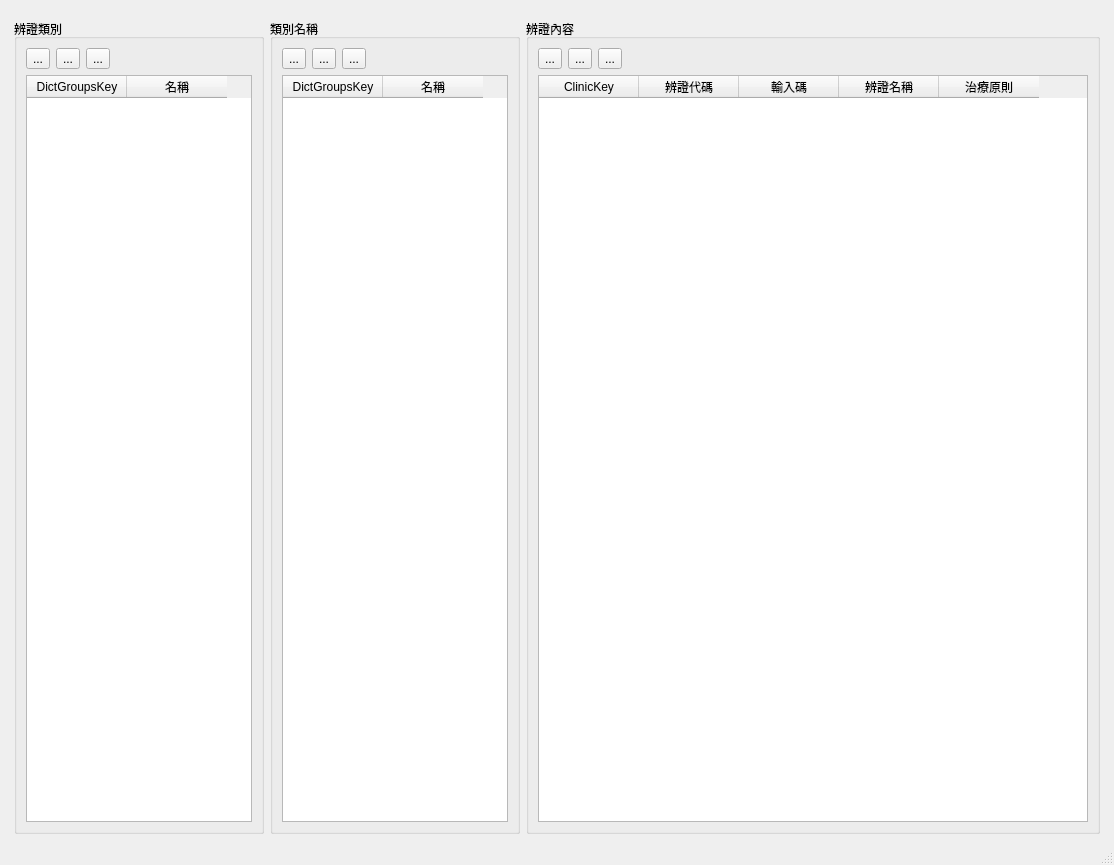
<?xml version="1.0" encoding="UTF-8"?>
<ui version="4.0">
 <class>Dict_distinguish</class>
 <widget class="QMainWindow" name="Dict_distinguish">
  <property name="geometry">
   <rect>
    <x>0</x>
    <y>0</y>
    <width>1114</width>
    <height>865</height>
   </rect>
  </property>
  <property name="windowTitle">
   <string>辨證資料</string>
  </property>
  <widget class="QWidget" name="centralwidget">
   <layout class="QHBoxLayout" name="horizontalLayout">
    <item>
     <layout class="QHBoxLayout" name="horizontalLayout_2">
      <property name="leftMargin">
       <number>5</number>
      </property>
      <property name="topMargin">
       <number>10</number>
      </property>
      <property name="rightMargin">
       <number>5</number>
      </property>
      <item>
       <widget class="QGroupBox" name="groupBox_dict_groups_type">
        <property name="maximumSize">
         <size>
          <width>250</width>
          <height>16777215</height>
         </size>
        </property>
        <property name="title">
         <string>辨證類別</string>
        </property>
        <layout class="QVBoxLayout" name="verticalLayout_4">
         <item>
          <layout class="QVBoxLayout" name="verticalLayout_3">
           <item>
            <layout class="QHBoxLayout" name="horizontalLayout_3">
             <item>
              <widget class="QToolButton" name="toolButton_add_dict_groups">
               <property name="text">
                <string>...</string>
               </property>
               <property name="icon">
                <iconset>
                 <normaloff>../icons/gtk-add.svg</normaloff>../icons/gtk-add.svg</iconset>
               </property>
              </widget>
             </item>
             <item>
              <widget class="QToolButton" name="toolButton_remove_dict_groups">
               <property name="text">
                <string>...</string>
               </property>
               <property name="icon">
                <iconset>
                 <normaloff>../icons/gtk-remove.svg</normaloff>../icons/gtk-remove.svg</iconset>
               </property>
              </widget>
             </item>
             <item>
              <widget class="QToolButton" name="toolButton_edit_dict_groups">
               <property name="text">
                <string>...</string>
               </property>
               <property name="icon">
                <iconset>
                 <normaloff>../icons/gtk-edit.svg</normaloff>../icons/gtk-edit.svg</iconset>
               </property>
              </widget>
             </item>
             <item>
              <spacer name="horizontalSpacer">
               <property name="orientation">
                <enum>Qt::Horizontal</enum>
               </property>
               <property name="sizeHint" stdset="0">
                <size>
                 <width>40</width>
                 <height>20</height>
                </size>
               </property>
              </spacer>
             </item>
            </layout>
           </item>
           <item>
            <widget class="QTableWidget" name="tableWidget_dict_groups">
             <property name="maximumSize">
              <size>
               <width>16777215</width>
               <height>16777215</height>
              </size>
             </property>
             <property name="editTriggers">
              <set>QAbstractItemView::NoEditTriggers</set>
             </property>
             <property name="selectionMode">
              <enum>QAbstractItemView::SingleSelection</enum>
             </property>
             <property name="selectionBehavior">
              <enum>QAbstractItemView::SelectRows</enum>
             </property>
             <column>
              <property name="text">
               <string>DictGroupsKey</string>
              </property>
             </column>
             <column>
              <property name="text">
               <string>名稱</string>
              </property>
             </column>
            </widget>
           </item>
          </layout>
         </item>
        </layout>
       </widget>
      </item>
      <item>
       <widget class="QGroupBox" name="groupBox_dict_groups_name">
        <property name="maximumSize">
         <size>
          <width>250</width>
          <height>16777215</height>
         </size>
        </property>
        <property name="title">
         <string>類別名稱</string>
        </property>
        <layout class="QVBoxLayout" name="verticalLayout_2">
         <item>
          <layout class="QVBoxLayout" name="verticalLayout">
           <item>
            <layout class="QHBoxLayout" name="horizontalLayout_4">
             <item>
              <widget class="QToolButton" name="toolButton_add_groups_name">
               <property name="text">
                <string>...</string>
               </property>
               <property name="icon">
                <iconset>
                 <normaloff>../icons/gtk-add.svg</normaloff>../icons/gtk-add.svg</iconset>
               </property>
              </widget>
             </item>
             <item>
              <widget class="QToolButton" name="toolButton_remove_groups_name">
               <property name="text">
                <string>...</string>
               </property>
               <property name="icon">
                <iconset>
                 <normaloff>../icons/gtk-remove.svg</normaloff>../icons/gtk-remove.svg</iconset>
               </property>
              </widget>
             </item>
             <item>
              <widget class="QToolButton" name="toolButton_edit_groups_name">
               <property name="text">
                <string>...</string>
               </property>
               <property name="icon">
                <iconset>
                 <normaloff>../icons/gtk-edit.svg</normaloff>../icons/gtk-edit.svg</iconset>
               </property>
              </widget>
             </item>
             <item>
              <spacer name="horizontalSpacer_2">
               <property name="orientation">
                <enum>Qt::Horizontal</enum>
               </property>
               <property name="sizeHint" stdset="0">
                <size>
                 <width>40</width>
                 <height>20</height>
                </size>
               </property>
              </spacer>
             </item>
            </layout>
           </item>
           <item>
            <widget class="QTableWidget" name="tableWidget_dict_groups_name">
             <property name="maximumSize">
              <size>
               <width>16777215</width>
               <height>16777215</height>
              </size>
             </property>
             <property name="editTriggers">
              <set>QAbstractItemView::NoEditTriggers</set>
             </property>
             <property name="selectionMode">
              <enum>QAbstractItemView::SingleSelection</enum>
             </property>
             <property name="selectionBehavior">
              <enum>QAbstractItemView::SelectRows</enum>
             </property>
             <column>
              <property name="text">
               <string>DictGroupsKey</string>
              </property>
             </column>
             <column>
              <property name="text">
               <string>名稱</string>
              </property>
             </column>
            </widget>
           </item>
          </layout>
         </item>
        </layout>
       </widget>
      </item>
      <item>
       <widget class="QGroupBox" name="groupBox_dict_distinguish">
        <property name="title">
         <string>辨證內容</string>
        </property>
        <layout class="QVBoxLayout" name="verticalLayout_6">
         <item>
          <layout class="QVBoxLayout" name="verticalLayout_5">
           <item>
            <layout class="QHBoxLayout" name="horizontalLayout_5">
             <item>
              <widget class="QToolButton" name="toolButton_add_distinguish">
               <property name="text">
                <string>...</string>
               </property>
               <property name="icon">
                <iconset>
                 <normaloff>../icons/gtk-add.svg</normaloff>../icons/gtk-add.svg</iconset>
               </property>
              </widget>
             </item>
             <item>
              <widget class="QToolButton" name="toolButton_remove_distinguish">
               <property name="text">
                <string>...</string>
               </property>
               <property name="icon">
                <iconset>
                 <normaloff>../icons/gtk-remove.svg</normaloff>../icons/gtk-remove.svg</iconset>
               </property>
              </widget>
             </item>
             <item>
              <widget class="QToolButton" name="toolButton_edit_distinguish">
               <property name="text">
                <string>...</string>
               </property>
               <property name="icon">
                <iconset>
                 <normaloff>../icons/gtk-edit.svg</normaloff>../icons/gtk-edit.svg</iconset>
               </property>
              </widget>
             </item>
             <item>
              <spacer name="horizontalSpacer_3">
               <property name="orientation">
                <enum>Qt::Horizontal</enum>
               </property>
               <property name="sizeHint" stdset="0">
                <size>
                 <width>40</width>
                 <height>20</height>
                </size>
               </property>
              </spacer>
             </item>
            </layout>
           </item>
           <item>
            <widget class="QTableWidget" name="tableWidget_dict_distinguish">
             <property name="editTriggers">
              <set>QAbstractItemView::NoEditTriggers</set>
             </property>
             <property name="selectionMode">
              <enum>QAbstractItemView::SingleSelection</enum>
             </property>
             <property name="selectionBehavior">
              <enum>QAbstractItemView::SelectRows</enum>
             </property>
             <column>
              <property name="text">
               <string>ClinicKey</string>
              </property>
             </column>
             <column>
              <property name="text">
               <string>辨證代碼</string>
              </property>
             </column>
             <column>
              <property name="text">
               <string>輸入碼</string>
              </property>
             </column>
             <column>
              <property name="text">
               <string>辨證名稱</string>
              </property>
             </column>
             <column>
              <property name="text">
               <string>治療原則</string>
              </property>
             </column>
            </widget>
           </item>
          </layout>
         </item>
        </layout>
       </widget>
      </item>
     </layout>
    </item>
   </layout>
  </widget>
  <widget class="QStatusBar" name="statusbar"/>
  <widget class="QMenuBar" name="menubar">
   <property name="geometry">
    <rect>
     <x>0</x>
     <y>0</y>
     <width>1114</width>
     <height>25</height>
    </rect>
   </property>
  </widget>
 </widget>
 <resources/>
 <connections/>
</ui>
